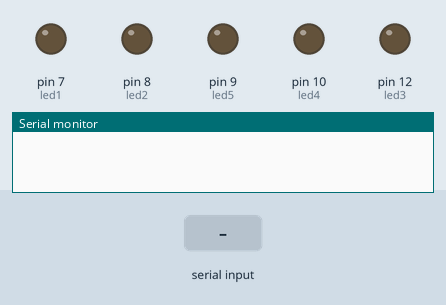
Simulated run of this sketch. Board: Arduino Uno, built with avr-gcc and run on an emulated ATmega328P. On the bench: output pins drawn as LEDs (lit = HIGH), the last lines printed to the serial monitor. Inputs (shaded band) come from the test bench.

Above: at 1.2 s.
1.3 s: "P" received over Serial
At 3.0 s:
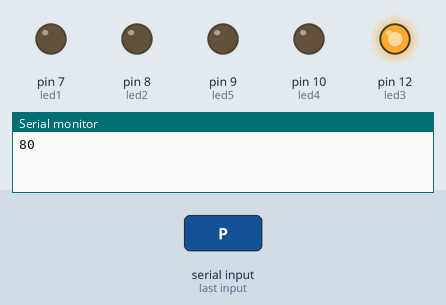
At 11.6 s:
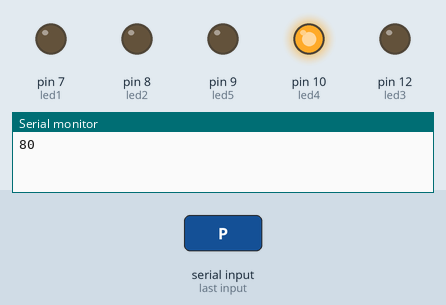
Timing chart, 0 to 12.2 s (numbered marks = the images above; inputs shaded):
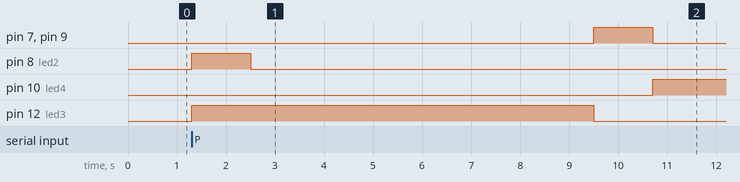

The sketch:

sketch_FINAL.ino
```cpp
int led1 = 7;
int led2 = 8;
int led3 = 12;
int led4 = 10;
int led5 = 9;
int buzzerPin = 11; // Asigna el pin del buzzer
int option;
bool executed = false; // Variable para controlar si se ejecutó o no
unsigned long executionTime = 0; // Variable para controlar el tiempo de espera
int counter = 0; // Contador para la letra 'N'

void setup() {
  Serial.begin(9600);
  pinMode(led1, OUTPUT);
  pinMode(led2, OUTPUT);
  pinMode(led3, OUTPUT);
  pinMode(led4, OUTPUT);
  pinMode(led5, OUTPUT);
}

void loop() {
  unsigned long currentMillis = millis();

  if (Serial.available() > 0 && !executed) { // Se ejecuta si hay datos disponibles y no se ha ejecutado aún
    option = Serial.read();
    Serial.println(option);
    if (option == 'P') {
      digitalWrite(led1, LOW);
      digitalWrite(led2, HIGH);
      digitalWrite(led3, HIGH);
      delay(1200);
      digitalWrite(led1, LOW);
      digitalWrite(led2, LOW);
      delay(7000);
      digitalWrite(led1, HIGH);
      digitalWrite(led2, LOW);
      digitalWrite(led3, LOW);
      digitalWrite(led5, HIGH);
      delay(1200);
      digitalWrite(led1, LOW);
      digitalWrite(led2, LOW);
      digitalWrite(led5, LOW);
      executed = true; // Se marca como ejecutado
      executionTime = currentMillis; // Se guarda el tiempo actual
      Serial.end(); // Se cierra el puerto serial
    } else if (option == 'N') {
      digitalWrite(led4, HIGH);
      delay(2000);
      digitalWrite(led4, LOW);
      counter++; // Incrementa el contador al recibir 'N'

      // Si el contador llega a 3, activa el led4 y el buzzer
      if (counter == 3) {
        digitalWrite(led4, HIGH);
        tone(buzzerPin, 1000); // Activa el buzzer a 1000Hz
        counter = 0; // Reinicia el contador
      }
      executed = true; // Se marca como ejecutado
      executionTime = currentMillis;
      Serial.end();
    }
    digitalWrite(led4, HIGH);
    delay(15000);
    digitalWrite(led4, LOW);
  }

  // Si ya se ha ejecutado y han pasado 15 segundos, se reinicia la variable executed
  if (executed && (currentMillis - executionTime >= 15000)) {
    executed = false;

    //counter = 0; // Reinicia el contador
    digitalWrite(led1, LOW);
    digitalWrite(led2, LOW);
    digitalWrite(led3, LOW);
    digitalWrite(led4, LOW);
    noTone(buzzerPin); // Detiene el sonido del buzzer
    Serial.begin(9600);
  }
}
```

Measured:
- after the input at 1.3 s, pin 7 (led1), pin 9 (led5): LOW → HIGH after 8.2 s, → LOW 1.2 s later; pin 8 (led2): LOW → HIGH at once, → LOW 1.2 s later; pin 10 (led4): LOW → HIGH after 9.4 s; pin 12 (led3): LOW → HIGH at once, → LOW 8.2 s later
